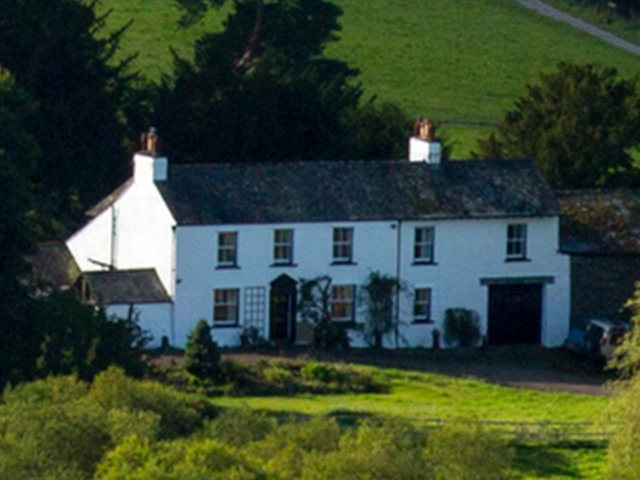
#> input picture assets/house.png, 640 x 480 px
$ jupyter execute k_means.ipynb
#> lines starting #> are read from the running program, lines starting #| are printed output that depends on the picture
[cell 1]
import numpy as np
import cv2
import matplotlib.pyplot as plt

[cell 2]
def imshow(img):
    plt.axis('off')
    plt.imshow(cv2.cvtColor(img, cv2.COLOR_BGR2RGB))

[cell 3]
src_img = cv2.imread("assets/house.png")
#> src_img is the input picture: shape (480, 640, 3); mean B, G, R 51.3, 69.1, 53.5
src_img = cv2.resize(src_img, (640, 480))
imshow(src_img)

[cell 4]
Z = src_img.reshape((-1,3))
# convert to np.float32
Z = np.float32(Z)
# define criteria, number of clusters(K) and apply kmeans()
criteria = (cv2.TERM_CRITERIA_EPS + cv2.TERM_CRITERIA_MAX_ITER, 10, 1.0)
K = 8
ret,label,center=cv2.kmeans(Z,K,None,criteria,10,cv2.KMEANS_RANDOM_CENTERS)
#> ret = 118679129; center = [[243, 245.1, 244.6], [43.57, 46.26, 33.1], [105.5, 88.43, 64.53], [31.97, 146.4, 134.2], [164.8, 138.3, 102.4], [31.1, 85.24, 67.15], [38.35, 107.4, 99.68], [23.22, 20.34, 7.81]]
# Now convert back into uint8, and make original image
center = np.uint8(center)
#> center = [[242, 245, 244], [43, 46, 33], [105, 88, 64], [31, 146, 134], [164, 138, 102], [31, 85, 67], [38, 107, 99], [23, 20, 7]]
res = center[label.flatten()]
res2 = res.reshape((src_img.shape))
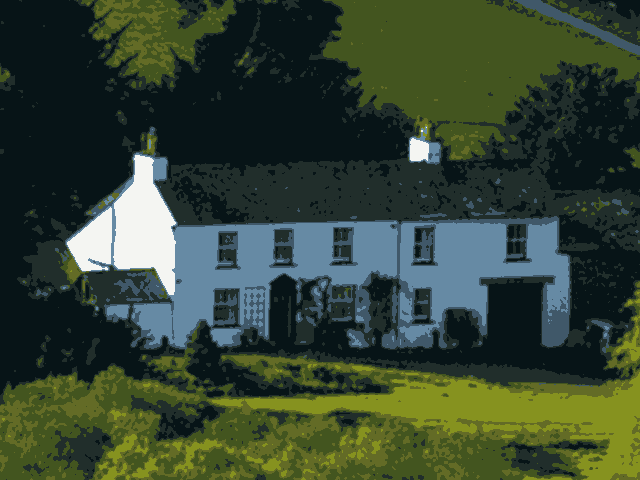
#> res2: shape (480, 640, 3); mean B, G, R 50.9, 68.8, 53.1
imshow(res2)

[cell 5]
src_img = cv2.imread("assets/house.png")
Z = src_img.reshape((-1,3))
# convert to np.float32
Z = np.float32(Z)
# define criteria, number of clusters(K) and apply kmeans()
criteria = (cv2.TERM_CRITERIA_EPS + cv2.TERM_CRITERIA_MAX_ITER, 10, 1.0)
K = 3
ret,label,center=cv2.kmeans(Z,K,None,criteria,10,cv2.KMEANS_RANDOM_CENTERS)
#> ret = 581369408.1; center = [[179.5, 159.4, 131.1], [40.78, 98.02, 82.66], [30.19, 29.27, 16.38]]
# Now convert back into uint8, and make original image
center = np.uint8(center)
#> center = [[179, 159, 131], [40, 98, 82], [30, 29, 16]]
res = center[label.flatten()]
res2 = res.reshape((src_img.shape))
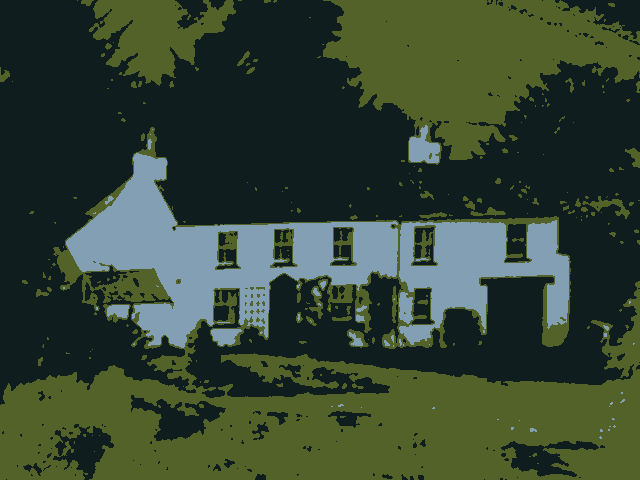
#> res2: shape (480, 640, 3); mean B, G, R 50.9, 68.9, 53.1
imshow(res2)
